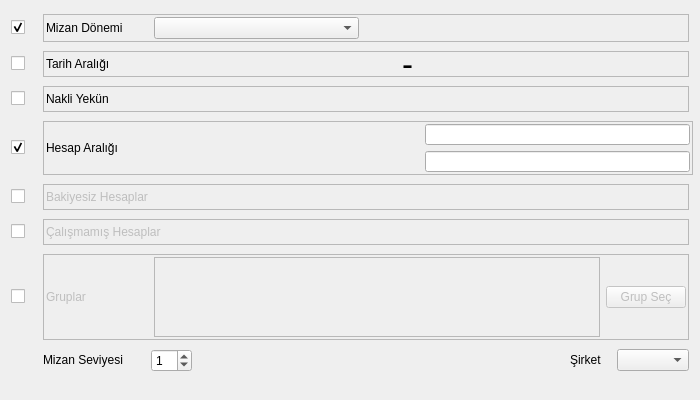
<?xml version="1.0" encoding="UTF-8"?>
<ui version="4.0">
 <class>MUH_MIZAN_RAPORU_BATCH</class>
 <widget class="QDialog" name="MUH_MIZAN_RAPORU_BATCH">
  <property name="geometry">
   <rect>
    <x>0</x>
    <y>0</y>
    <width>700</width>
    <height>400</height>
   </rect>
  </property>
  <property name="sizePolicy">
   <sizepolicy hsizetype="Expanding" vsizetype="Expanding">
    <horstretch>0</horstretch>
    <verstretch>0</verstretch>
   </sizepolicy>
  </property>
  <property name="minimumSize">
   <size>
    <width>700</width>
    <height>400</height>
   </size>
  </property>
  <property name="maximumSize">
   <size>
    <width>700</width>
    <height>400</height>
   </size>
  </property>
  <property name="windowTitle">
   <string>Mizan</string>
  </property>
  <layout class="QGridLayout" name="gridLayout" rowstretch="1,1,1,2,1,1,3,1,1" columnstretch="1,10,5,1,5">
   <item row="0" column="0">
    <widget class="QCheckBox" name="checkbox_mizan_donemi">
     <property name="enabled">
      <bool>true</bool>
     </property>
     <property name="sizePolicy">
      <sizepolicy hsizetype="Fixed" vsizetype="Fixed">
       <horstretch>0</horstretch>
       <verstretch>0</verstretch>
      </sizepolicy>
     </property>
     <property name="minimumSize">
      <size>
       <width>26</width>
       <height>0</height>
      </size>
     </property>
     <property name="text">
      <string/>
     </property>
     <property name="checked">
      <bool>true</bool>
     </property>
    </widget>
   </item>
   <item row="0" column="1" colspan="4">
    <widget class="QFrame" name="frame_mizan_donemi">
     <property name="sizePolicy">
      <sizepolicy hsizetype="Expanding" vsizetype="Fixed">
       <horstretch>0</horstretch>
       <verstretch>0</verstretch>
      </sizepolicy>
     </property>
     <property name="minimumSize">
      <size>
       <width>0</width>
       <height>0</height>
      </size>
     </property>
     <property name="frameShape">
      <enum>QFrame::StyledPanel</enum>
     </property>
     <property name="frameShadow">
      <enum>QFrame::Raised</enum>
     </property>
     <layout class="QGridLayout" name="gridLayout_8" columnstretch="1,5,8">
      <property name="margin">
       <number>2</number>
      </property>
      <item row="0" column="0">
       <widget class="QLabel" name="label_3">
        <property name="sizePolicy">
         <sizepolicy hsizetype="Fixed" vsizetype="Fixed">
          <horstretch>0</horstretch>
          <verstretch>0</verstretch>
         </sizepolicy>
        </property>
        <property name="minimumSize">
         <size>
          <width>102</width>
          <height>0</height>
         </size>
        </property>
        <property name="text">
         <string>Mizan Dönemi</string>
        </property>
       </widget>
      </item>
      <item row="0" column="1">
       <widget class="QComboBox" name="comboBox_mizan_donemi">
        <property name="sizePolicy">
         <sizepolicy hsizetype="Minimum" vsizetype="Fixed">
          <horstretch>0</horstretch>
          <verstretch>0</verstretch>
         </sizepolicy>
        </property>
       </widget>
      </item>
      <item row="0" column="2">
       <spacer name="horizontalSpacer_3">
        <property name="orientation">
         <enum>Qt::Horizontal</enum>
        </property>
        <property name="sizeHint" stdset="0">
         <size>
          <width>40</width>
          <height>20</height>
         </size>
        </property>
       </spacer>
      </item>
     </layout>
    </widget>
   </item>
   <item row="1" column="0">
    <widget class="QCheckBox" name="checkbox_tarih_araligi">
     <property name="sizePolicy">
      <sizepolicy hsizetype="Fixed" vsizetype="Fixed">
       <horstretch>0</horstretch>
       <verstretch>0</verstretch>
      </sizepolicy>
     </property>
     <property name="minimumSize">
      <size>
       <width>26</width>
       <height>0</height>
      </size>
     </property>
     <property name="text">
      <string/>
     </property>
     <property name="checked">
      <bool>false</bool>
     </property>
    </widget>
   </item>
   <item row="1" column="1" colspan="4">
    <widget class="QFrame" name="frame_tarih_araligi">
     <property name="sizePolicy">
      <sizepolicy hsizetype="Expanding" vsizetype="Fixed">
       <horstretch>0</horstretch>
       <verstretch>0</verstretch>
      </sizepolicy>
     </property>
     <property name="minimumSize">
      <size>
       <width>0</width>
       <height>0</height>
      </size>
     </property>
     <property name="frameShape">
      <enum>QFrame::StyledPanel</enum>
     </property>
     <property name="frameShadow">
      <enum>QFrame::Raised</enum>
     </property>
     <layout class="QGridLayout" name="gridLayout_3" columnstretch="1,0,0,0,0">
      <property name="sizeConstraint">
       <enum>QLayout::SetNoConstraint</enum>
      </property>
      <property name="margin">
       <number>2</number>
      </property>
      <item row="0" column="0">
       <widget class="QLabel" name="label_tarih_araligi">
        <property name="sizePolicy">
         <sizepolicy hsizetype="Fixed" vsizetype="Fixed">
          <horstretch>0</horstretch>
          <verstretch>0</verstretch>
         </sizepolicy>
        </property>
        <property name="minimumSize">
         <size>
          <width>102</width>
          <height>0</height>
         </size>
        </property>
        <property name="text">
         <string>Tarih Aralığı</string>
        </property>
       </widget>
      </item>
      <item row="0" column="2">
       <widget class="QLabel" name="label_6">
        <property name="sizePolicy">
         <sizepolicy hsizetype="Fixed" vsizetype="Ignored">
          <horstretch>0</horstretch>
          <verstretch>0</verstretch>
         </sizepolicy>
        </property>
        <property name="font">
         <font>
          <pointsize>25</pointsize>
         </font>
        </property>
        <property name="text">
         <string>-</string>
        </property>
       </widget>
      </item>
      <item row="0" column="1">
       <widget class="QAdakDate" name="adakDate_baslangic_tarihi">
        <property name="sizePolicy">
         <sizepolicy hsizetype="Fixed" vsizetype="Fixed">
          <horstretch>0</horstretch>
          <verstretch>0</verstretch>
         </sizepolicy>
        </property>
        <property name="minimumSize">
         <size>
          <width>242</width>
          <height>0</height>
         </size>
        </property>
        <property name="maximumSize">
         <size>
          <width>242</width>
          <height>30</height>
         </size>
        </property>
        <property name="whatsThis">
         <string>Tarih WidgetÄ± </string>
        </property>
        <property name="QAdakDate" stdset="0">
         <rect>
          <x>0</x>
          <y>0</y>
          <width>100</width>
          <height>100</height>
         </rect>
        </property>
       </widget>
      </item>
      <item row="0" column="3">
       <widget class="QAdakDate" name="adakDate_bts_tarihi">
        <property name="sizePolicy">
         <sizepolicy hsizetype="Fixed" vsizetype="Fixed">
          <horstretch>0</horstretch>
          <verstretch>0</verstretch>
         </sizepolicy>
        </property>
        <property name="minimumSize">
         <size>
          <width>242</width>
          <height>0</height>
         </size>
        </property>
        <property name="maximumSize">
         <size>
          <width>242</width>
          <height>30</height>
         </size>
        </property>
        <property name="whatsThis">
         <string>Tarih WidgetÄ± </string>
        </property>
        <property name="QAdakDate" stdset="0">
         <rect>
          <x>0</x>
          <y>0</y>
          <width>100</width>
          <height>100</height>
         </rect>
        </property>
       </widget>
      </item>
      <item row="0" column="4">
       <spacer name="horizontalSpacer_6">
        <property name="orientation">
         <enum>Qt::Horizontal</enum>
        </property>
        <property name="sizeHint" stdset="0">
         <size>
          <width>40</width>
          <height>20</height>
         </size>
        </property>
       </spacer>
      </item>
     </layout>
    </widget>
   </item>
   <item row="2" column="0">
    <widget class="QCheckBox" name="checkbox_nakli_yekun">
     <property name="sizePolicy">
      <sizepolicy hsizetype="Fixed" vsizetype="Fixed">
       <horstretch>0</horstretch>
       <verstretch>0</verstretch>
      </sizepolicy>
     </property>
     <property name="minimumSize">
      <size>
       <width>26</width>
       <height>0</height>
      </size>
     </property>
     <property name="text">
      <string/>
     </property>
     <property name="checkable">
      <bool>true</bool>
     </property>
     <property name="checked">
      <bool>false</bool>
     </property>
    </widget>
   </item>
   <item row="2" column="1" colspan="4">
    <widget class="QFrame" name="frame_5">
     <property name="sizePolicy">
      <sizepolicy hsizetype="Expanding" vsizetype="Fixed">
       <horstretch>0</horstretch>
       <verstretch>0</verstretch>
      </sizepolicy>
     </property>
     <property name="layoutDirection">
      <enum>Qt::LeftToRight</enum>
     </property>
     <property name="frameShape">
      <enum>QFrame::StyledPanel</enum>
     </property>
     <property name="frameShadow">
      <enum>QFrame::Raised</enum>
     </property>
     <layout class="QGridLayout" name="gridLayout_7">
      <property name="margin">
       <number>2</number>
      </property>
      <item row="0" column="0">
       <widget class="QLabel" name="label_nakli_yekun">
        <property name="sizePolicy">
         <sizepolicy hsizetype="Fixed" vsizetype="Fixed">
          <horstretch>0</horstretch>
          <verstretch>0</verstretch>
         </sizepolicy>
        </property>
        <property name="minimumSize">
         <size>
          <width>99</width>
          <height>0</height>
         </size>
        </property>
        <property name="text">
         <string>Nakli Yekün</string>
        </property>
        <property name="alignment">
         <set>Qt::AlignLeading|Qt::AlignLeft|Qt::AlignVCenter</set>
        </property>
       </widget>
      </item>
      <item row="0" column="1">
       <spacer name="horizontalSpacer">
        <property name="orientation">
         <enum>Qt::Horizontal</enum>
        </property>
        <property name="sizeHint" stdset="0">
         <size>
          <width>40</width>
          <height>20</height>
         </size>
        </property>
       </spacer>
      </item>
     </layout>
    </widget>
   </item>
   <item row="3" column="0">
    <widget class="QCheckBox" name="checkbox_hesap_araligi">
     <property name="sizePolicy">
      <sizepolicy hsizetype="Fixed" vsizetype="Fixed">
       <horstretch>0</horstretch>
       <verstretch>0</verstretch>
      </sizepolicy>
     </property>
     <property name="minimumSize">
      <size>
       <width>26</width>
       <height>0</height>
      </size>
     </property>
     <property name="text">
      <string/>
     </property>
     <property name="checked">
      <bool>true</bool>
     </property>
    </widget>
   </item>
   <item row="3" column="1" colspan="4">
    <widget class="QFrame" name="frame_2">
     <property name="sizePolicy">
      <sizepolicy hsizetype="Expanding" vsizetype="Fixed">
       <horstretch>0</horstretch>
       <verstretch>0</verstretch>
      </sizepolicy>
     </property>
     <property name="minimumSize">
      <size>
       <width>650</width>
       <height>54</height>
      </size>
     </property>
     <property name="frameShape">
      <enum>QFrame::StyledPanel</enum>
     </property>
     <property name="frameShadow">
      <enum>QFrame::Raised</enum>
     </property>
     <layout class="QGridLayout" name="gridLayout_4">
      <property name="margin">
       <number>2</number>
      </property>
      <item row="0" column="0" rowspan="2">
       <widget class="QLabel" name="label">
        <property name="sizePolicy">
         <sizepolicy hsizetype="Fixed" vsizetype="Fixed">
          <horstretch>0</horstretch>
          <verstretch>0</verstretch>
         </sizepolicy>
        </property>
        <property name="minimumSize">
         <size>
          <width>102</width>
          <height>0</height>
         </size>
        </property>
        <property name="text">
         <string>Hesap Aralığı</string>
        </property>
       </widget>
      </item>
      <item row="0" column="1">
       <widget class="QSearchEdit" name="search_edit_bas_hesap_kodu">
        <property name="sizePolicy">
         <sizepolicy hsizetype="Expanding" vsizetype="Fixed">
          <horstretch>0</horstretch>
          <verstretch>0</verstretch>
         </sizepolicy>
        </property>
        <property name="whatsThis">
         <string>Arama widget. </string>
        </property>
        <property name="QSearchEdit" stdset="0">
         <rect>
          <x>0</x>
          <y>0</y>
          <width>100</width>
          <height>100</height>
         </rect>
        </property>
       </widget>
      </item>
      <item row="0" column="2">
       <widget class="QLineEdit" name="lineedit_bas_hesap_ismi">
        <property name="focusPolicy">
         <enum>Qt::NoFocus</enum>
        </property>
        <property name="readOnly">
         <bool>true</bool>
        </property>
       </widget>
      </item>
      <item row="1" column="1">
       <widget class="QSearchEdit" name="search_edit_bts_hesap_kodu">
        <property name="sizePolicy">
         <sizepolicy hsizetype="Expanding" vsizetype="Fixed">
          <horstretch>0</horstretch>
          <verstretch>0</verstretch>
         </sizepolicy>
        </property>
        <property name="whatsThis">
         <string>Arama widget. </string>
        </property>
        <property name="QSearchEdit" stdset="0">
         <rect>
          <x>0</x>
          <y>0</y>
          <width>100</width>
          <height>100</height>
         </rect>
        </property>
       </widget>
      </item>
      <item row="1" column="2">
       <widget class="QLineEdit" name="lineedit_bts_hesap_ismi">
        <property name="focusPolicy">
         <enum>Qt::NoFocus</enum>
        </property>
        <property name="readOnly">
         <bool>true</bool>
        </property>
       </widget>
      </item>
     </layout>
    </widget>
   </item>
   <item row="4" column="0">
    <widget class="QCheckBox" name="checkbox_bakiyesiz_hesaplar">
     <property name="sizePolicy">
      <sizepolicy hsizetype="Fixed" vsizetype="Fixed">
       <horstretch>0</horstretch>
       <verstretch>0</verstretch>
      </sizepolicy>
     </property>
     <property name="minimumSize">
      <size>
       <width>26</width>
       <height>0</height>
      </size>
     </property>
     <property name="text">
      <string/>
     </property>
    </widget>
   </item>
   <item row="4" column="1" colspan="4">
    <widget class="QFrame" name="frame">
     <property name="sizePolicy">
      <sizepolicy hsizetype="Expanding" vsizetype="Fixed">
       <horstretch>0</horstretch>
       <verstretch>0</verstretch>
      </sizepolicy>
     </property>
     <property name="minimumSize">
      <size>
       <width>0</width>
       <height>0</height>
      </size>
     </property>
     <property name="frameShape">
      <enum>QFrame::StyledPanel</enum>
     </property>
     <property name="frameShadow">
      <enum>QFrame::Raised</enum>
     </property>
     <layout class="QGridLayout" name="gridLayout_5">
      <property name="margin">
       <number>2</number>
      </property>
      <item row="0" column="0">
       <widget class="QLabel" name="label_bakiyesiz_hesaplar">
        <property name="enabled">
         <bool>false</bool>
        </property>
        <property name="sizePolicy">
         <sizepolicy hsizetype="Fixed" vsizetype="Fixed">
          <horstretch>0</horstretch>
          <verstretch>0</verstretch>
         </sizepolicy>
        </property>
        <property name="text">
         <string>Bakiyesiz Hesaplar</string>
        </property>
       </widget>
      </item>
      <item row="0" column="1">
       <spacer name="horizontalSpacer_2">
        <property name="orientation">
         <enum>Qt::Horizontal</enum>
        </property>
        <property name="sizeHint" stdset="0">
         <size>
          <width>40</width>
          <height>20</height>
         </size>
        </property>
       </spacer>
      </item>
     </layout>
    </widget>
   </item>
   <item row="5" column="0">
    <widget class="QCheckBox" name="checkbox_calismamis_hesaplar">
     <property name="sizePolicy">
      <sizepolicy hsizetype="Fixed" vsizetype="Fixed">
       <horstretch>0</horstretch>
       <verstretch>0</verstretch>
      </sizepolicy>
     </property>
     <property name="minimumSize">
      <size>
       <width>26</width>
       <height>0</height>
      </size>
     </property>
     <property name="text">
      <string/>
     </property>
    </widget>
   </item>
   <item row="5" column="1" colspan="4">
    <widget class="QFrame" name="frame_4">
     <property name="sizePolicy">
      <sizepolicy hsizetype="Expanding" vsizetype="Minimum">
       <horstretch>0</horstretch>
       <verstretch>0</verstretch>
      </sizepolicy>
     </property>
     <property name="minimumSize">
      <size>
       <width>0</width>
       <height>0</height>
      </size>
     </property>
     <property name="frameShape">
      <enum>QFrame::StyledPanel</enum>
     </property>
     <property name="frameShadow">
      <enum>QFrame::Raised</enum>
     </property>
     <layout class="QGridLayout" name="gridLayout_6">
      <property name="margin">
       <number>2</number>
      </property>
      <item row="0" column="0">
       <widget class="QLabel" name="label_calismamis_hesaplar">
        <property name="enabled">
         <bool>false</bool>
        </property>
        <property name="sizePolicy">
         <sizepolicy hsizetype="Fixed" vsizetype="Fixed">
          <horstretch>0</horstretch>
          <verstretch>0</verstretch>
         </sizepolicy>
        </property>
        <property name="layoutDirection">
         <enum>Qt::LeftToRight</enum>
        </property>
        <property name="text">
         <string>Çalışmamış Hesaplar</string>
        </property>
       </widget>
      </item>
      <item row="0" column="1">
       <spacer name="horizontalSpacer_4">
        <property name="orientation">
         <enum>Qt::Horizontal</enum>
        </property>
        <property name="sizeHint" stdset="0">
         <size>
          <width>40</width>
          <height>20</height>
         </size>
        </property>
       </spacer>
      </item>
     </layout>
    </widget>
   </item>
   <item row="6" column="0">
    <widget class="QCheckBox" name="check_box_hesap_grubu">
     <property name="sizePolicy">
      <sizepolicy hsizetype="Fixed" vsizetype="Fixed">
       <horstretch>0</horstretch>
       <verstretch>0</verstretch>
      </sizepolicy>
     </property>
     <property name="text">
      <string/>
     </property>
    </widget>
   </item>
   <item row="6" column="1" colspan="4">
    <widget class="QFrame" name="frame_hesap_grubu">
     <property name="enabled">
      <bool>false</bool>
     </property>
     <property name="sizePolicy">
      <sizepolicy hsizetype="Expanding" vsizetype="Fixed">
       <horstretch>0</horstretch>
       <verstretch>0</verstretch>
      </sizepolicy>
     </property>
     <property name="minimumSize">
      <size>
       <width>0</width>
       <height>0</height>
      </size>
     </property>
     <property name="frameShape">
      <enum>QFrame::StyledPanel</enum>
     </property>
     <property name="frameShadow">
      <enum>QFrame::Raised</enum>
     </property>
     <layout class="QGridLayout" name="gridLayout_2" rowstretch="10,10,10" columnstretch="1,605,0">
      <property name="sizeConstraint">
       <enum>QLayout::SetNoConstraint</enum>
      </property>
      <property name="margin">
       <number>2</number>
      </property>
      <item row="1" column="0">
       <widget class="QLabel" name="label_2">
        <property name="sizePolicy">
         <sizepolicy hsizetype="Fixed" vsizetype="Fixed">
          <horstretch>0</horstretch>
          <verstretch>0</verstretch>
         </sizepolicy>
        </property>
        <property name="minimumSize">
         <size>
          <width>102</width>
          <height>0</height>
         </size>
        </property>
        <property name="maximumSize">
         <size>
          <width>16777215</width>
          <height>16777215</height>
         </size>
        </property>
        <property name="text">
         <string>Gruplar</string>
        </property>
       </widget>
      </item>
      <item row="0" column="1" rowspan="3">
       <widget class="QTextEdit" name="textEdit_gruplar">
        <property name="maximumSize">
         <size>
          <width>16777215</width>
          <height>80</height>
         </size>
        </property>
        <property name="focusPolicy">
         <enum>Qt::NoFocus</enum>
        </property>
       </widget>
      </item>
      <item row="1" column="2">
       <widget class="QPushButton" name="pushButton_grup_sec">
        <property name="text">
         <string>Grup Seç</string>
        </property>
        <property name="icon">
         <iconset resource="../e9_icons.qrc">
          <normaloff>:/e9_icons/E9_ICONS/e9_grup.png</normaloff>:/e9_icons/E9_ICONS/e9_grup.png</iconset>
        </property>
       </widget>
      </item>
     </layout>
    </widget>
   </item>
   <item row="7" column="1">
    <layout class="QHBoxLayout" name="horizontalLayout" stretch="1,1,10">
     <item>
      <widget class="QLabel" name="mizan_seviye_label">
       <property name="sizePolicy">
        <sizepolicy hsizetype="Fixed" vsizetype="Fixed">
         <horstretch>0</horstretch>
         <verstretch>0</verstretch>
        </sizepolicy>
       </property>
       <property name="minimumSize">
        <size>
         <width>102</width>
         <height>0</height>
        </size>
       </property>
       <property name="layoutDirection">
        <enum>Qt::LeftToRight</enum>
       </property>
       <property name="text">
        <string>Mizan Seviyesi </string>
       </property>
      </widget>
     </item>
     <item>
      <widget class="QSpinBox" name="spinbox_mizan_seviyesi">
       <property name="sizePolicy">
        <sizepolicy hsizetype="Expanding" vsizetype="Fixed">
         <horstretch>0</horstretch>
         <verstretch>0</verstretch>
        </sizepolicy>
       </property>
       <property name="value">
        <number>1</number>
       </property>
      </widget>
     </item>
     <item>
      <spacer name="horizontalSpacer_8">
       <property name="orientation">
        <enum>Qt::Horizontal</enum>
       </property>
       <property name="sizeHint" stdset="0">
        <size>
         <width>40</width>
         <height>20</height>
        </size>
       </property>
      </spacer>
     </item>
    </layout>
   </item>
   <item row="7" column="2">
    <spacer name="horizontalSpacer_5">
     <property name="orientation">
      <enum>Qt::Horizontal</enum>
     </property>
     <property name="sizeHint" stdset="0">
      <size>
       <width>137</width>
       <height>19</height>
      </size>
     </property>
    </spacer>
   </item>
   <item row="7" column="3">
    <widget class="QLabel" name="label_sirket">
     <property name="sizePolicy">
      <sizepolicy hsizetype="Fixed" vsizetype="Fixed">
       <horstretch>0</horstretch>
       <verstretch>0</verstretch>
      </sizepolicy>
     </property>
     <property name="text">
      <string>Şirket   </string>
     </property>
    </widget>
   </item>
   <item row="7" column="4">
    <widget class="QComboBox" name="comboBox_sirket">
     <property name="sizePolicy">
      <sizepolicy hsizetype="Minimum" vsizetype="Fixed">
       <horstretch>0</horstretch>
       <verstretch>0</verstretch>
      </sizepolicy>
     </property>
    </widget>
   </item>
   <item row="8" column="4">
    <widget class="QWidget" name="widget_batch_buttons" native="true">
     <property name="sizePolicy">
      <sizepolicy hsizetype="Fixed" vsizetype="Fixed">
       <horstretch>0</horstretch>
       <verstretch>0</verstretch>
      </sizepolicy>
     </property>
     <property name="maximumSize">
      <size>
       <width>16777215</width>
       <height>16777215</height>
      </size>
     </property>
    </widget>
   </item>
  </layout>
 </widget>
 <customwidgets>
  <customwidget>
   <class>QAdakDate</class>
   <extends>QWidget</extends>
   <header>QAdakDate.h</header>
  </customwidget>
  <customwidget>
   <class>QSearchEdit</class>
   <extends>QWidget</extends>
   <header>QSearchEdit.h</header>
  </customwidget>
 </customwidgets>
 <tabstops>
  <tabstop>checkbox_mizan_donemi</tabstop>
  <tabstop>comboBox_mizan_donemi</tabstop>
  <tabstop>checkbox_tarih_araligi</tabstop>
  <tabstop>adakDate_baslangic_tarihi</tabstop>
  <tabstop>adakDate_bts_tarihi</tabstop>
  <tabstop>checkbox_nakli_yekun</tabstop>
  <tabstop>checkbox_hesap_araligi</tabstop>
  <tabstop>search_edit_bas_hesap_kodu</tabstop>
  <tabstop>lineedit_bas_hesap_ismi</tabstop>
  <tabstop>search_edit_bts_hesap_kodu</tabstop>
  <tabstop>lineedit_bts_hesap_ismi</tabstop>
  <tabstop>checkbox_bakiyesiz_hesaplar</tabstop>
  <tabstop>checkbox_calismamis_hesaplar</tabstop>
  <tabstop>check_box_hesap_grubu</tabstop>
  <tabstop>textEdit_gruplar</tabstop>
  <tabstop>pushButton_grup_sec</tabstop>
  <tabstop>spinbox_mizan_seviyesi</tabstop>
 </tabstops>
 <resources>
  <include location="../e9_icons.qrc"/>
 </resources>
 <connections/>
</ui>
